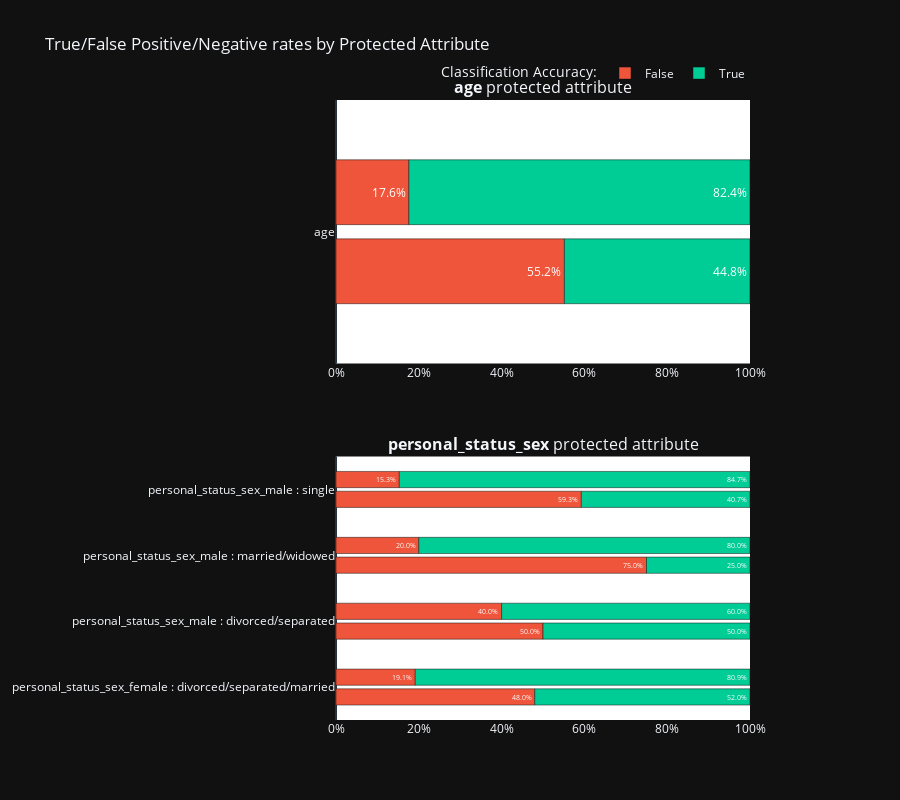

Notebook source saved alongside this figure:
### Markdown cell above
## Fairness Analysis & Protected Attribute Impact
These graphs focus on how fairness is distributed across protected attributes and whether the model exhibits bias toward specific groups.

---

1. Protected Attribute(s) Performance Breakdown
This line graph represents classification accuracy across different protected attribute groups.
- **Green areas indicate high accuracy** → The model performs well for those groups.
- **Red areas indicate lower accuracy** → The model struggles with classification for those groups.
##### What to look for & why:
- **Uneven accuracy across groups** → If accuracy varies significantly, some groups receive less reliable predictions, which can lead to fairness concerns.
- **Red-dominant sections** → Suggest that the model systematically underperforms for certain protected groups, potentially leading to discriminatory outcomes.
- **More green overall** → Indicates a more equitable model, meaning predictions are consistent across groups.
💡 Takeaway: If one group has significantly lower accuracy, consider balancing the dataset, adjusting model thresholds, or applying fairness-aware techniques to ensure fairer predictions.

### Code cell
tprtnr_fig.show()

### Figure 1 — Plotly figure (JSON) as saved in the notebook; plotly's stock layout.template omitted (floating-point values rounded to 4 significant figures)
{"data": [{"legendgroup": "False", "marker": {"color": "#EF553B"}, "name": "False", "offsetgroup": "1", "orientation": "h", "showlegend": true, "text": ["55.2%"], "textfont": {"color": "white"}, "textposition": "inside", "x": [0.5517], "y": ["age"], "type": "bar", "xaxis": "x", "yaxis": "y"}, {"base": [0.5517], "legendgroup": "True", "marker": {"color": "#00CC96"}, "name": "True", "offsetgroup": "1", "orientation": "h", "showlegend": true, "text": ["44.8%"], "textfont": {"color": "white"}, "textposition": "inside", "x": [0.4483], "y": ["age"], "type": "bar", "xaxis": "x", "yaxis": "y"}, {"legendgroup": "False", "marker": {"color": "#EF553B"}, "name": "False", "offsetgroup": "2", "orientation": "h", "showlegend": false, "text": ["17.6%"], "textfont": {"color": "white"}, "textposition": "inside", "x": [0.1761], "y": ["age"], "type": "bar", "xaxis": "x", "yaxis": "y"}, {"base": [0.1761], "legendgroup": "True", "marker": {"color": "#00CC96"}, "name": "True", "offsetgroup": "2", "orientation": "h", "showlegend": false, "text": ["82.4%"], "textfont": {"color": "white"}, "textposition": "inside", "x": [0.8239], "y": ["age"], "type": "bar", "xaxis": "x", "yaxis": "y"}, {"legendgroup": "False", "marker": {"color": "#EF553B"}, "name": "False", "offsetgroup": "1", "orientation": "h", "showlegend": false, "text": ["48.0%", "50.0%", "75.0%", "59.3%"], "textfont": {"color": "white"}, "textposition": "inside", "x": [0.48, 0.5, 0.75, 0.5926], "y": ["personal_status_sex_female : divorced/separated/married", "personal_status_sex_male : divorced/separated", "personal_status_sex_male : married/widowed", "personal_status_sex_male : single"], "type": "bar", "xaxis": "x2", "yaxis": "y2"}, {"base": [0.48, 0.5, 0.75, 0.5926], "legendgroup": "True", "marker": {"color": "#00CC96"}, "name": "True", "offsetgroup": "1", "orientation": "h", "showlegend": false, "text": ["52.0%", "50.0%", "25.0%", "40.7%"], "textfont": {"color": "white"}, "textposition": "inside", "x": [0.52, 0.5, 0.25, 0.4074], "y": ["personal_status_sex_female : divorced/separated/married", "personal_status_sex_male : divorced/separated", "personal_status_sex_male : married/widowed", "personal_status_sex_male : single"], "type": "bar", "xaxis": "x2", "yaxis": "y2"}, {"legendgroup": "False", "marker": {"color": "#EF553B"}, "name": "False", "offsetgroup": "2", "orientation": "h", "showlegend": false, "text": ["19.1%", "40.0%", "20.0%", "15.3%"], "textfont": {"color": "white"}, "textposition": "inside", "x": [0.1915, 0.4, 0.2, 0.1529], "y": ["personal_status_sex_female : divorced/separated/married", "personal_status_sex_male : divorced/separated", "personal_status_sex_male : married/widowed", "personal_status_sex_male : single"], "type": "bar", "xaxis": "x2", "yaxis": "y2"}, {"base": [0.1915, 0.4, 0.2, 0.1529], "legendgroup": "True", "marker": {"color": "#00CC96"}, "name": "True", "offsetgroup": "2", "orientation": "h", "showlegend": false, "text": ["80.9%", "60.0%", "80.0%", "84.7%"], "textfont": {"color": "white"}, "textposition": "inside", "x": [0.8085, 0.6, 0.8, 0.8471], "y": ["personal_status_sex_female : divorced/separated/married", "personal_status_sex_male : divorced/separated", "personal_status_sex_male : married/widowed", "personal_status_sex_male : single"], "type": "bar", "xaxis": "x2", "yaxis": "y2"}], "layout": {"xaxis": {"anchor": "y", "domain": [0.0, 1.0], "range": [0, 1], "tickformat": ".0%", "showgrid": false}, "yaxis": {"anchor": "x", "domain": [0.575, 1.0], "tickfont": {"size": 12}, "showgrid": false}, "xaxis2": {"anchor": "y2", "domain": [0.0, 1.0], "range": [0, 1], "tickformat": ".0%", "showgrid": false}, "yaxis2": {"anchor": "x2", "domain": [0.0, 0.425], "tickfont": {"size": 12}, "showgrid": false}, "annotations": [{"font": {"size": 16}, "showarrow": false, "text": "<b>age</b> protected attribute", "x": 0.5, "xanchor": "center", "xref": "paper", "y": 1.0, "yanchor": "bottom", "yref": "paper"}, {"font": {"size": 16}, "showarrow": false, "text": "<b>personal_status_sex</b> protected attribute", "x": 0.5, "xanchor": "center", "xref": "paper", "y": 0.425, "yanchor": "bottom", "yref": "paper"}, {"font": {"size": 10}, "showarrow": false, "text": "<b>Class 1</b>", "x": 1.01, "xanchor": "left", "xref": "x", "y": 0.15, "yref": "y"}, {"font": {"size": 10}, "showarrow": false, "text": "<b>Class 0</b>", "x": 1.01, "xanchor": "left", "xref": "x", "y": -0.15, "yref": "y"}, {"font": {"size": 10}, "showarrow": false, "text": "<b>Class 1</b>", "x": 1.01, "xanchor": "left", "xref": "x2", "y": 0.15, "yref": "y2"}, {"font": {"size": 10}, "showarrow": false, "text": "<b>Class 0</b>", "x": 1.01, "xanchor": "left", "xref": "x2", "y": -0.15, "yref": "y2"}, {"font": {"size": 10}, "showarrow": false, "text": "<b>Class 1</b>", "x": 1.01, "xanchor": "left", "xref": "x2", "y": 1.15, "yref": "y2"}, {"font": {"size": 10}, "showarrow": false, "text": "<b>Class 0</b>", "x": 1.01, "xanchor": "left", "xref": "x2", "y": 0.85, "yref": "y2"}, {"font": {"size": 10}, "showarrow": false, "text": "<b>Class 1</b>", "x": 1.01, "xanchor": "left", "xref": "x2", "y": 2.15, "yref": "y2"}, {"font": {"size": 10}, "showarrow": false, "text": "<b>Class 0</b>", "x": 1.01, "xanchor": "left", "xref": "x2", "y": 1.85, "yref": "y2"}, {"font": {"size": 10}, "showarrow": false, "text": "<b>Class 1</b>", "x": 1.01, "xanchor": "left", "xref": "x2", "y": 3.15, "yref": "y2"}, {"font": {"size": 10}, "showarrow": false, "text": "<b>Class 0</b>", "x": 1.01, "xanchor": "left", "xref": "x2", "y": 2.85, "yref": "y2"}], "title": {"text": "True/False Positive/Negative rates by Protected Attribute"}, "legend": {"title": {"text": "Classification Accuracy:"}, "orientation": "h", "yanchor": "bottom", "y": 1.02, "xanchor": "right", "x": 1}, "margin": {"l": 150, "r": 150}, "barmode": "group", "height": 800, "plot_bgcolor": "white", "bargap": 0.4, "bargroupgap": 0.18}}
